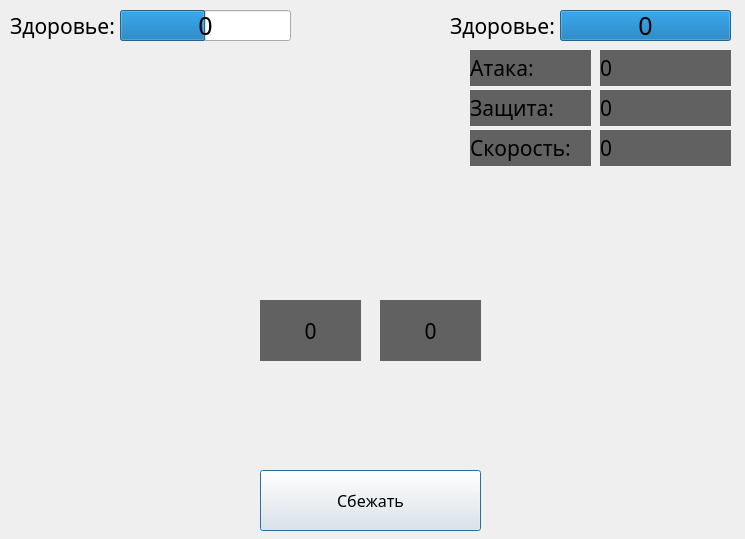
<?xml version="1.0" encoding="UTF-8"?>
<ui version="4.0">
 <class>FIGHT</class>
 <widget class="QDialog" name="FIGHT">
  <property name="geometry">
   <rect>
    <x>0</x>
    <y>0</y>
    <width>745</width>
    <height>539</height>
   </rect>
  </property>
  <property name="windowTitle">
   <string>Dialog</string>
  </property>
  <widget class="QLabel" name="pershealth">
   <property name="geometry">
    <rect>
     <x>10</x>
     <y>10</y>
     <width>111</width>
     <height>31</height>
    </rect>
   </property>
   <property name="font">
    <font>
     <family>Segoe Print</family>
     <pointsize>16</pointsize>
     <weight>50</weight>
     <italic>false</italic>
     <bold>false</bold>
     <underline>false</underline>
     <strikeout>false</strikeout>
     <kerning>false</kerning>
    </font>
   </property>
   <property name="midLineWidth">
    <number>-1</number>
   </property>
   <property name="text">
    <string>Здоровье:</string>
   </property>
  </widget>
  <widget class="QProgressBar" name="ph">
   <property name="enabled">
    <bool>true</bool>
   </property>
   <property name="geometry">
    <rect>
     <x>120</x>
     <y>10</y>
     <width>171</width>
     <height>31</height>
    </rect>
   </property>
   <property name="font">
    <font>
     <weight>50</weight>
     <bold>false</bold>
    </font>
   </property>
   <property name="cursor">
    <cursorShape>ArrowCursor</cursorShape>
   </property>
   <property name="autoFillBackground">
    <bool>false</bool>
   </property>
   <property name="styleSheet">
    <string notr="true"/>
   </property>
   <property name="minimum">
    <number>0</number>
   </property>
   <property name="value">
    <number>50</number>
   </property>
   <property name="textVisible">
    <bool>false</bool>
   </property>
   <property name="orientation">
    <enum>Qt::Horizontal</enum>
   </property>
   <property name="invertedAppearance">
    <bool>false</bool>
   </property>
   <property name="textDirection">
    <enum>QProgressBar::BottomToTop</enum>
   </property>
   <property name="format">
    <string>%p%</string>
   </property>
  </widget>
  <widget class="QLabel" name="enemyhealth">
   <property name="geometry">
    <rect>
     <x>450</x>
     <y>10</y>
     <width>111</width>
     <height>31</height>
    </rect>
   </property>
   <property name="font">
    <font>
     <family>Segoe Print</family>
     <pointsize>16</pointsize>
     <weight>50</weight>
     <italic>false</italic>
     <bold>false</bold>
     <underline>false</underline>
     <strikeout>false</strikeout>
     <kerning>false</kerning>
    </font>
   </property>
   <property name="midLineWidth">
    <number>-1</number>
   </property>
   <property name="text">
    <string>Здоровье:</string>
   </property>
  </widget>
  <widget class="QProgressBar" name="eh">
   <property name="enabled">
    <bool>true</bool>
   </property>
   <property name="geometry">
    <rect>
     <x>560</x>
     <y>10</y>
     <width>171</width>
     <height>31</height>
    </rect>
   </property>
   <property name="font">
    <font>
     <weight>50</weight>
     <bold>false</bold>
    </font>
   </property>
   <property name="cursor">
    <cursorShape>ArrowCursor</cursorShape>
   </property>
   <property name="autoFillBackground">
    <bool>false</bool>
   </property>
   <property name="styleSheet">
    <string notr="true"/>
   </property>
   <property name="minimum">
    <number>0</number>
   </property>
   <property name="value">
    <number>100</number>
   </property>
   <property name="textVisible">
    <bool>false</bool>
   </property>
   <property name="orientation">
    <enum>Qt::Horizontal</enum>
   </property>
   <property name="invertedAppearance">
    <bool>false</bool>
   </property>
   <property name="textDirection">
    <enum>QProgressBar::BottomToTop</enum>
   </property>
  </widget>
  <widget class="QLabel" name="att">
   <property name="geometry">
    <rect>
     <x>600</x>
     <y>50</y>
     <width>131</width>
     <height>36</height>
    </rect>
   </property>
   <property name="sizePolicy">
    <sizepolicy hsizetype="Preferred" vsizetype="Preferred">
     <horstretch>0</horstretch>
     <verstretch>0</verstretch>
    </sizepolicy>
   </property>
   <property name="font">
    <font>
     <family>Segoe Print</family>
     <pointsize>16</pointsize>
     <weight>50</weight>
     <italic>false</italic>
     <bold>false</bold>
     <underline>false</underline>
     <strikeout>false</strikeout>
     <kerning>false</kerning>
    </font>
   </property>
   <property name="styleSheet">
    <string notr="true">background-color: rgb(97, 97, 97);</string>
   </property>
   <property name="midLineWidth">
    <number>-1</number>
   </property>
   <property name="text">
    <string>0</string>
   </property>
  </widget>
  <widget class="QLabel" name="dfs">
   <property name="geometry">
    <rect>
     <x>600</x>
     <y>90</y>
     <width>131</width>
     <height>36</height>
    </rect>
   </property>
   <property name="sizePolicy">
    <sizepolicy hsizetype="Preferred" vsizetype="Preferred">
     <horstretch>0</horstretch>
     <verstretch>0</verstretch>
    </sizepolicy>
   </property>
   <property name="font">
    <font>
     <family>Segoe Print</family>
     <pointsize>16</pointsize>
     <weight>50</weight>
     <italic>false</italic>
     <bold>false</bold>
     <underline>false</underline>
     <strikeout>false</strikeout>
     <kerning>false</kerning>
    </font>
   </property>
   <property name="styleSheet">
    <string notr="true">background-color: rgb(97, 97, 97);</string>
   </property>
   <property name="midLineWidth">
    <number>-1</number>
   </property>
   <property name="text">
    <string>0</string>
   </property>
  </widget>
  <widget class="QLabel" name="spe">
   <property name="geometry">
    <rect>
     <x>600</x>
     <y>130</y>
     <width>131</width>
     <height>36</height>
    </rect>
   </property>
   <property name="sizePolicy">
    <sizepolicy hsizetype="Preferred" vsizetype="Preferred">
     <horstretch>0</horstretch>
     <verstretch>0</verstretch>
    </sizepolicy>
   </property>
   <property name="font">
    <font>
     <family>Segoe Print</family>
     <pointsize>16</pointsize>
     <weight>50</weight>
     <italic>false</italic>
     <bold>false</bold>
     <underline>false</underline>
     <strikeout>false</strikeout>
     <kerning>false</kerning>
    </font>
   </property>
   <property name="styleSheet">
    <string notr="true">background-color: rgb(97, 97, 97);</string>
   </property>
   <property name="midLineWidth">
    <number>-1</number>
   </property>
   <property name="text">
    <string>0</string>
   </property>
  </widget>
  <widget class="QLabel" name="txtCharSpe">
   <property name="geometry">
    <rect>
     <x>470</x>
     <y>130</y>
     <width>121</width>
     <height>36</height>
    </rect>
   </property>
   <property name="sizePolicy">
    <sizepolicy hsizetype="Preferred" vsizetype="Preferred">
     <horstretch>0</horstretch>
     <verstretch>0</verstretch>
    </sizepolicy>
   </property>
   <property name="font">
    <font>
     <family>Segoe Print</family>
     <pointsize>16</pointsize>
     <weight>50</weight>
     <italic>false</italic>
     <bold>false</bold>
     <underline>false</underline>
     <strikeout>false</strikeout>
     <kerning>false</kerning>
    </font>
   </property>
   <property name="styleSheet">
    <string notr="true">background-color: rgb(97, 97, 97);</string>
   </property>
   <property name="midLineWidth">
    <number>-1</number>
   </property>
   <property name="text">
    <string>Скорость:</string>
   </property>
  </widget>
  <widget class="QLabel" name="txtCharAtt">
   <property name="geometry">
    <rect>
     <x>470</x>
     <y>50</y>
     <width>121</width>
     <height>36</height>
    </rect>
   </property>
   <property name="sizePolicy">
    <sizepolicy hsizetype="Preferred" vsizetype="Preferred">
     <horstretch>0</horstretch>
     <verstretch>0</verstretch>
    </sizepolicy>
   </property>
   <property name="font">
    <font>
     <family>Segoe Print</family>
     <pointsize>16</pointsize>
     <weight>50</weight>
     <italic>false</italic>
     <bold>false</bold>
     <underline>false</underline>
     <strikeout>false</strikeout>
     <kerning>false</kerning>
    </font>
   </property>
   <property name="styleSheet">
    <string notr="true">background-color: rgb(97, 97, 97);</string>
   </property>
   <property name="midLineWidth">
    <number>-1</number>
   </property>
   <property name="text">
    <string>Атака:</string>
   </property>
  </widget>
  <widget class="QLabel" name="txtCharDef">
   <property name="geometry">
    <rect>
     <x>470</x>
     <y>90</y>
     <width>121</width>
     <height>36</height>
    </rect>
   </property>
   <property name="sizePolicy">
    <sizepolicy hsizetype="Preferred" vsizetype="Preferred">
     <horstretch>0</horstretch>
     <verstretch>0</verstretch>
    </sizepolicy>
   </property>
   <property name="font">
    <font>
     <family>Segoe Print</family>
     <pointsize>16</pointsize>
     <weight>50</weight>
     <italic>false</italic>
     <bold>false</bold>
     <underline>false</underline>
     <strikeout>false</strikeout>
     <kerning>false</kerning>
    </font>
   </property>
   <property name="styleSheet">
    <string notr="true">background-color: rgb(97, 97, 97);</string>
   </property>
   <property name="midLineWidth">
    <number>-1</number>
   </property>
   <property name="text">
    <string>Защита:</string>
   </property>
  </widget>
  <widget class="QLabel" name="ehtxt">
   <property name="geometry">
    <rect>
     <x>580</x>
     <y>10</y>
     <width>131</width>
     <height>31</height>
    </rect>
   </property>
   <property name="sizePolicy">
    <sizepolicy hsizetype="Preferred" vsizetype="Preferred">
     <horstretch>0</horstretch>
     <verstretch>0</verstretch>
    </sizepolicy>
   </property>
   <property name="font">
    <font>
     <family>Segoe Print</family>
     <pointsize>19</pointsize>
     <weight>50</weight>
     <italic>false</italic>
     <bold>false</bold>
     <underline>false</underline>
     <strikeout>false</strikeout>
     <kerning>false</kerning>
    </font>
   </property>
   <property name="styleSheet">
    <string notr="true"/>
   </property>
   <property name="midLineWidth">
    <number>-1</number>
   </property>
   <property name="text">
    <string>0</string>
   </property>
   <property name="alignment">
    <set>Qt::AlignCenter</set>
   </property>
  </widget>
  <widget class="QLabel" name="persico">
   <property name="geometry">
    <rect>
     <x>10</x>
     <y>180</y>
     <width>241</width>
     <height>351</height>
    </rect>
   </property>
   <property name="font">
    <font>
     <family>Segoe Print</family>
     <pointsize>16</pointsize>
     <weight>50</weight>
     <italic>false</italic>
     <bold>false</bold>
     <underline>false</underline>
     <strikeout>false</strikeout>
     <kerning>false</kerning>
    </font>
   </property>
   <property name="midLineWidth">
    <number>-1</number>
   </property>
   <property name="text">
    <string/>
   </property>
   <property name="pixmap">
    <pixmap resource="imgs.qrc">:/icos/avatar/char1/1.jpg</pixmap>
   </property>
   <property name="scaledContents">
    <bool>true</bool>
   </property>
  </widget>
  <widget class="QLabel" name="enemyico">
   <property name="geometry">
    <rect>
     <x>490</x>
     <y>180</y>
     <width>241</width>
     <height>351</height>
    </rect>
   </property>
   <property name="font">
    <font>
     <family>Segoe Print</family>
     <pointsize>16</pointsize>
     <weight>50</weight>
     <italic>false</italic>
     <bold>false</bold>
     <underline>false</underline>
     <strikeout>false</strikeout>
     <kerning>false</kerning>
    </font>
   </property>
   <property name="midLineWidth">
    <number>-1</number>
   </property>
   <property name="text">
    <string/>
   </property>
   <property name="pixmap">
    <pixmap resource="imgs.qrc">:/icos/avatar/char1/1.jpg</pixmap>
   </property>
   <property name="scaledContents">
    <bool>true</bool>
   </property>
  </widget>
  <widget class="QLabel" name="perstime">
   <property name="geometry">
    <rect>
     <x>260</x>
     <y>300</y>
     <width>101</width>
     <height>61</height>
    </rect>
   </property>
   <property name="sizePolicy">
    <sizepolicy hsizetype="Preferred" vsizetype="Preferred">
     <horstretch>0</horstretch>
     <verstretch>0</verstretch>
    </sizepolicy>
   </property>
   <property name="font">
    <font>
     <family>Segoe Print</family>
     <pointsize>16</pointsize>
     <weight>50</weight>
     <italic>false</italic>
     <bold>false</bold>
     <underline>false</underline>
     <strikeout>false</strikeout>
     <kerning>false</kerning>
    </font>
   </property>
   <property name="styleSheet">
    <string notr="true">background-color: rgb(97, 97, 97);</string>
   </property>
   <property name="midLineWidth">
    <number>-1</number>
   </property>
   <property name="text">
    <string>0</string>
   </property>
   <property name="scaledContents">
    <bool>false</bool>
   </property>
   <property name="alignment">
    <set>Qt::AlignCenter</set>
   </property>
   <property name="wordWrap">
    <bool>false</bool>
   </property>
  </widget>
  <widget class="QLabel" name="enemytime">
   <property name="geometry">
    <rect>
     <x>380</x>
     <y>300</y>
     <width>101</width>
     <height>61</height>
    </rect>
   </property>
   <property name="sizePolicy">
    <sizepolicy hsizetype="Preferred" vsizetype="Preferred">
     <horstretch>0</horstretch>
     <verstretch>0</verstretch>
    </sizepolicy>
   </property>
   <property name="font">
    <font>
     <family>Segoe Print</family>
     <pointsize>16</pointsize>
     <weight>50</weight>
     <italic>false</italic>
     <bold>false</bold>
     <underline>false</underline>
     <strikeout>false</strikeout>
     <kerning>false</kerning>
    </font>
   </property>
   <property name="styleSheet">
    <string notr="true">background-color: rgb(97, 97, 97);</string>
   </property>
   <property name="midLineWidth">
    <number>-1</number>
   </property>
   <property name="text">
    <string>0</string>
   </property>
   <property name="scaledContents">
    <bool>false</bool>
   </property>
   <property name="alignment">
    <set>Qt::AlignCenter</set>
   </property>
   <property name="wordWrap">
    <bool>false</bool>
   </property>
  </widget>
  <widget class="QLabel" name="phtxt">
   <property name="geometry">
    <rect>
     <x>140</x>
     <y>10</y>
     <width>131</width>
     <height>31</height>
    </rect>
   </property>
   <property name="sizePolicy">
    <sizepolicy hsizetype="Preferred" vsizetype="Preferred">
     <horstretch>0</horstretch>
     <verstretch>0</verstretch>
    </sizepolicy>
   </property>
   <property name="font">
    <font>
     <family>Segoe Print</family>
     <pointsize>19</pointsize>
     <weight>50</weight>
     <italic>false</italic>
     <bold>false</bold>
     <underline>false</underline>
     <strikeout>false</strikeout>
     <kerning>false</kerning>
    </font>
   </property>
   <property name="styleSheet">
    <string notr="true"/>
   </property>
   <property name="midLineWidth">
    <number>-1</number>
   </property>
   <property name="text">
    <string>0</string>
   </property>
   <property name="alignment">
    <set>Qt::AlignCenter</set>
   </property>
  </widget>
  <widget class="QPushButton" name="Escape">
   <property name="geometry">
    <rect>
     <x>260</x>
     <y>470</y>
     <width>221</width>
     <height>61</height>
    </rect>
   </property>
   <property name="font">
    <font>
     <family>Segoe Print</family>
     <pointsize>12</pointsize>
     <weight>50</weight>
     <italic>false</italic>
     <bold>false</bold>
     <strikeout>false</strikeout>
     <stylestrategy>PreferAntialias</stylestrategy>
    </font>
   </property>
   <property name="text">
    <string>Сбежать</string>
   </property>
   <property name="iconSize">
    <size>
     <width>16</width>
     <height>16</height>
    </size>
   </property>
  </widget>
  <widget class="QLabel" name="log">
   <property name="geometry">
    <rect>
     <x>290</x>
     <y>120</y>
     <width>161</width>
     <height>151</height>
    </rect>
   </property>
   <property name="font">
    <font>
     <family>Segoe Print</family>
     <pointsize>11</pointsize>
     <weight>50</weight>
     <italic>false</italic>
     <bold>false</bold>
     <underline>false</underline>
     <strikeout>false</strikeout>
     <kerning>false</kerning>
    </font>
   </property>
   <property name="midLineWidth">
    <number>-1</number>
   </property>
   <property name="text">
    <string/>
   </property>
   <property name="alignment">
    <set>Qt::AlignHCenter|Qt::AlignTop</set>
   </property>
   <property name="wordWrap">
    <bool>true</bool>
   </property>
  </widget>
 </widget>
 <resources>
  <include location="imgs.qrc"/>
 </resources>
 <connections/>
</ui>
